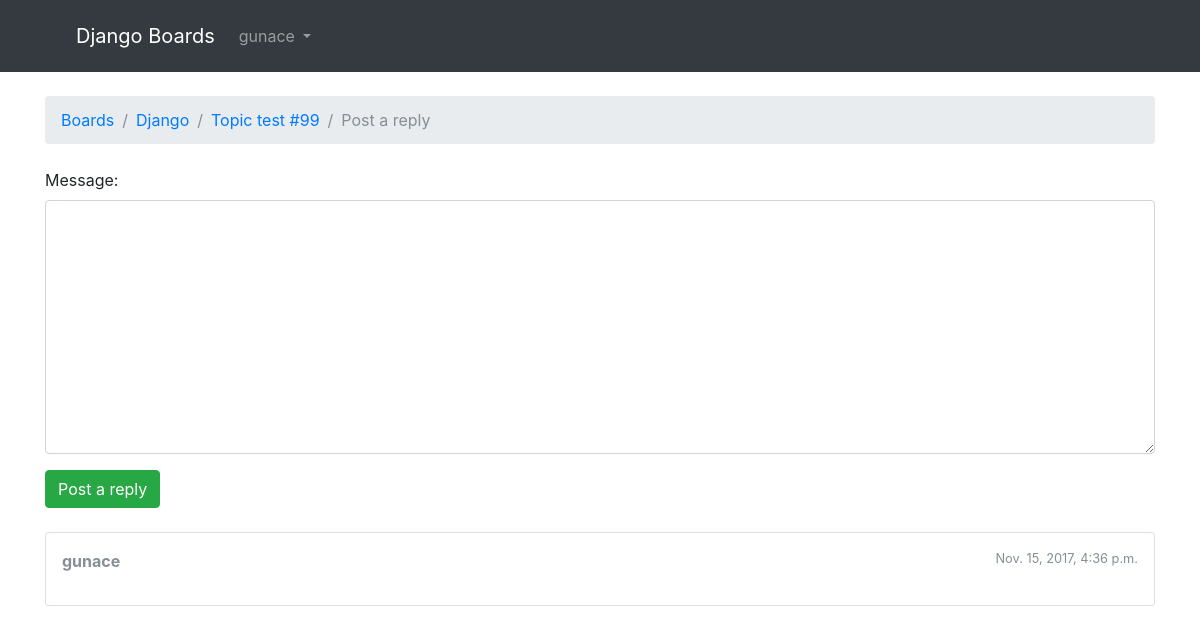
The page /board/2/topics/135/reply/ (signed in) on the database as committed earlier.
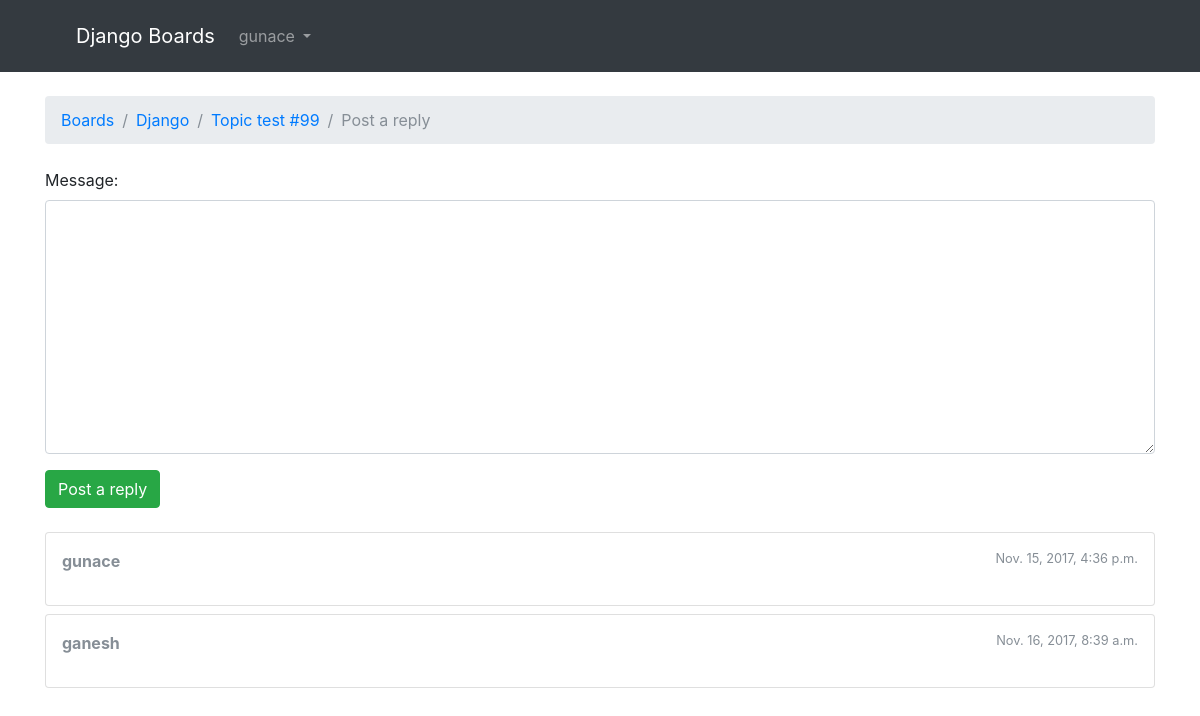
The same page on the database as committed later.
### board/models.py (models this page shows, shortened)
class Post(models.Model):
    message = models.TextField(max_length=4000)
    topic = models.ForeignKey(Topic, related_name='posts')
    created_at = models.DateTimeField(auto_now_add=True)
    updated_at = models.DateTimeField(null=True)
    created_by = models.ForeignKey(User, related_name='posts')
    updated_by = models.ForeignKey(User, null=True, related_name= '+')

### board/views.py (the view)
# urls.py: url(r'^(?P<pk>\d+)/topics/(?P<topic_pk>\d+)/reply/$', views.reply_topic, name='reply_topic'),
@login_required
def reply_topic(request, pk, topic_pk):
    topic = get_object_or_404(Topic, board__pk=pk, pk=topic_pk)
    if request.method == 'POST':
        form = PostForm(request.POST)
        if form.is_valid():
            post = form.save(commit=False)
            post.topic = topic
            post.created_by = request.user
            post.save()
            topic.last_updated = timezone.now()  # <- here
            topic.save()
            return redirect('board:topic_posts', pk=pk, topic_pk=topic_pk)
    else:
        form = PostForm()
    return render(request, 'reply_topic.html', {'topic': topic, 'form': form})

### board/forms.py
class PostForm(forms.ModelForm):
    class Meta:
        model = Post
        fields = ['message', ]

### board/templatetags/form_tags.py (called while the page is built)
@register.filter
def input_class(bound_field):
    css_class = ''
    if bound_field.form.is_bound:
        if bound_field.errors:
            css_class = 'is-invalid'
        elif field_type(bound_field) != 'PasswordInput':
            css_class = 'is-valid'
    return 'form-control {}'.format(css_class)

### templates/reply_topic.html (shortened to what this page needs)
{% extends 'base.html' %} {% load static %} {% block title %}Post a reply{% endblock %} {% block breadcrumb %}
<li class="breadcrumb-item"><a href="{% url 'board:home' %}">Boards</a></li>
<li class="breadcrumb-item"><a href="{% url 'board:board_topics' topic.board.pk %}">{{ topic.board.name }}</a></li>
<li class="breadcrumb-item"><a href="{% url 'board:topic_posts' topic.board.pk topic.pk %}">{{ topic.subject }}</a></li>
<li class="breadcrumb-item active">Post a reply</li>
{% endblock %} {% block content %}
<form method="post" class="mb-4" novalidate>
    {% csrf_token %} {% include 'includes/form.html' %}
    <button type="submit" class="btn btn-success">Post a reply</button>
</form>
{% for post in topic.posts.all %}
<div class="card mb-2">
    <div class="card-body p-3">
        <div class="row mb-3">
            <div class="col-6">
                <strong class="text-muted">{{ post.created_by.username }}</strong>
            </div>
            <div class="col-6 text-right">
                <small class="text-muted">{{ post.created_at }}</small>
            </div>
        </div>
    </div>
</div>
{% endfor %} {% endblock %}

Rows that differ between the two databases and show on the page:
added Post: created_by.username "ganesh", created_at "Nov. 16, 2017, 8:39 a.m."
